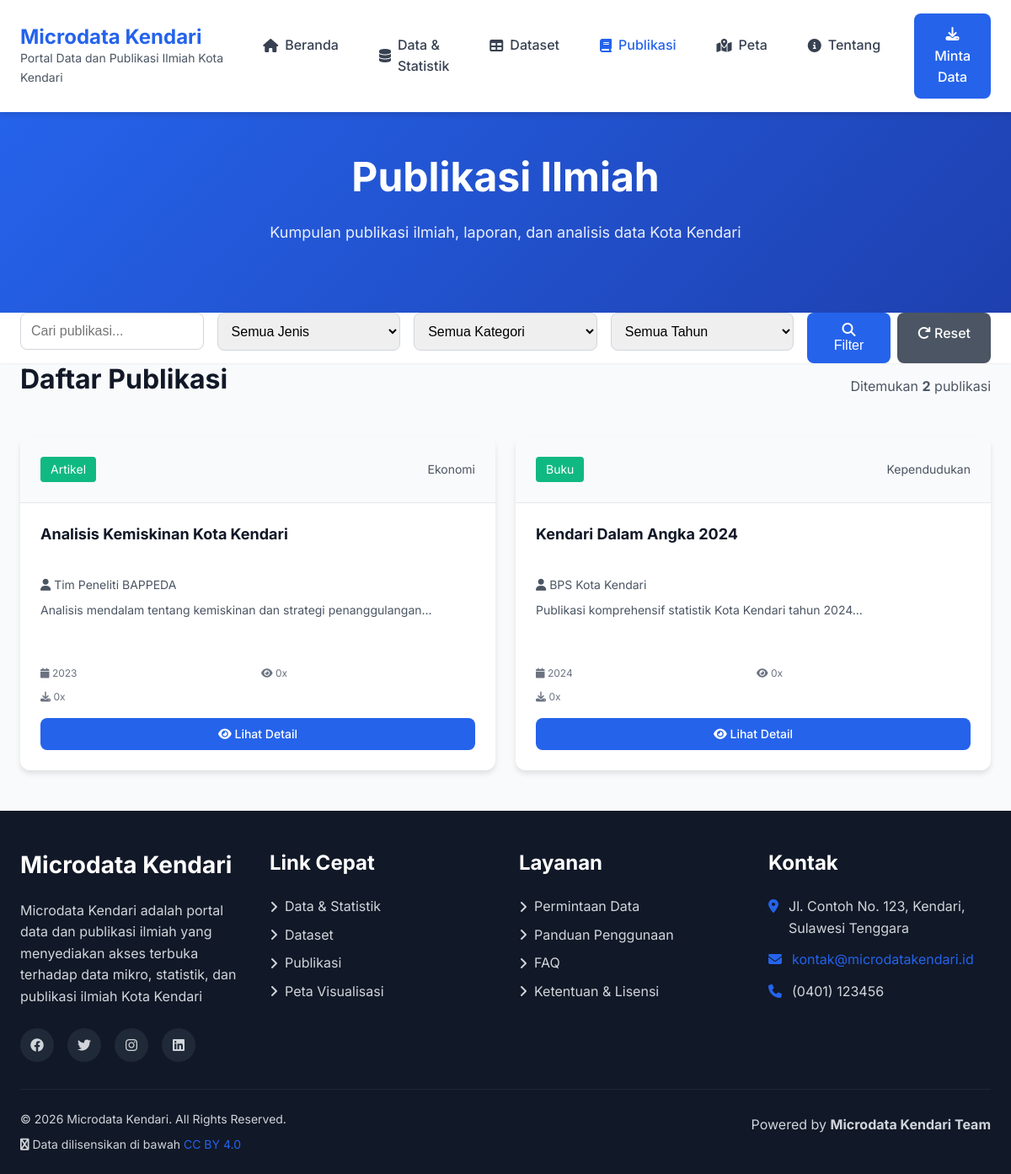
Screenshot of /publikasi.php with the database file from the repository.
### tables this page shows
CREATE TABLE IF NOT EXISTS publikasi (
    id INT AUTO_INCREMENT PRIMARY KEY,
    judul VARCHAR(500) NOT NULL,
    penulis VARCHAR(300) NOT NULL,
    jenis ENUM('laporan', 'artikel', 'infografis', 'policy_brief', 'buku', 'jurnal') NOT NULL,
    kategori_id INT,
    abstrak TEXT,
    tahun YEAR NOT NULL,
    bulan TINYINT COMMENT '1-12',
    file_path VARCHAR(500),
    file_name VARCHAR(255),
    file_size INT,
    cover_image VARCHAR(500),
    doi VARCHAR(100) COMMENT 'Digital Object Identifier',
    isbn VARCHAR(20),
    issn VARCHAR(20),
    halaman VARCHAR(20) COMMENT 'Contoh: 1-50, xii+120',
    penerbit VARCHAR(200),
    download_count INT DEFAULT 0,
    view_count INT DEFAULT 0,
    tags VARCHAR(500),
    status ENUM('draft', 'published', 'archived') DEFAULT 'published',
    created_at TIMESTAMP DEFAULT CURRENT_TIMESTAMP,
    updated_at TIMESTAMP DEFAULT CURRENT_TIMESTAMP ON UPDATE CURRENT_TIMESTAMP,
    created_by INT,
    FOREIGN KEY (kategori_id) REFERENCES kategori(id) ON DELETE SET NULL,
    FOREIGN KEY (created_by) REFERENCES users(id) ON DELETE SET NULL,
    INDEX idx_jenis (jenis),
    INDEX idx_tahun (tahun),
    INDEX idx_status (status),
    FULLTEXT idx_search (judul, penulis, abstrak, tags)
);

CREATE TABLE IF NOT EXISTS kategori (
    id INT AUTO_INCREMENT PRIMARY KEY,
    nama_kategori VARCHAR(100) NOT NULL,
    slug VARCHAR(100) NOT NULL UNIQUE,
    deskripsi TEXT,
    icon VARCHAR(50),
    urutan INT DEFAULT 0,
    status ENUM('aktif', 'nonaktif') DEFAULT 'aktif',
    created_at TIMESTAMP DEFAULT CURRENT_TIMESTAMP,
    INDEX idx_slug (slug)
);

### config/database.php (called while the page is built, shortened)
<?php
function formatAngka($number, $decimals = 0) {
    return number_format($number, $decimals, ',', '.');
}
?>

### publikasi.php (the view, shortened to what this page needs)
<?php
require_once __DIR__ . '/includes/header.php';
require_once __DIR__ . '/includes/navbar.php';
$db = getDB();
$search = $_GET['search'] ?? '';
$page = isset($_GET['page']) ? max(1, intval($_GET['page'])) : 1;
$per_page = 12;
$offset = ($page - 1) * $per_page;
$where_conditions = ["p.status = 'published'"];
$params = [];
$where_clause = implode(' AND ', $where_conditions);
$count_sql = "SELECT COUNT(*) as total FROM publikasi p
              LEFT JOIN kategori k ON p.kategori_id = k.id
              WHERE $where_clause";
$stmt = $db->prepare($count_sql);
$stmt->execute($params);
$total_records = $stmt->fetch()['total'];
$sql = "SELECT p.*, k.nama_kategori, k.slug as kategori_slug
        FROM publikasi p
        LEFT JOIN kategori k ON p.kategori_id = k.id
        WHERE $where_clause
        ORDER BY p.created_at DESC
        LIMIT :limit OFFSET :offset";
$stmt = $db->prepare($sql);
$stmt->bindValue(':limit', $per_page, PDO::PARAM_INT);
$stmt->bindValue(':offset', $offset, PDO::PARAM_INT);
$stmt->execute();
$publikasi_list = $stmt->fetchAll();
?>
<section class="hero" style="padding: 3rem 0;">
    <div class="container">
        <h1>Publikasi Ilmiah</h1>
        <p>Kumpulan publikasi ilmiah, laporan, dan analisis data Kota Kendari</p>
    </div>
</section>
<section class="py-4" style="background-color: white; box-shadow: var(--shadow-sm);">
    <div class="container">
        <form method="GET" action="<?php echo BASE_URL; ?>/publikasi.php" style="display: grid; gap: 1rem; grid-template-columns: repeat(auto-fit, minmax(200px, 1fr));">
            <div class="form-group" style="margin: 0;">
                <input type="text"
                       name="search"
                       class="form-control"
                       placeholder="Cari publikasi..."
                       value="<?php echo htmlspecialchars($search); ?>">
            </div>
            <div class="form-group" style="margin: 0;">
                <select name="jenis" class="form-control">
                    <option value="">Semua Jenis</option>
                </select>
            </div>
            <div class="form-group" style="margin: 0;">
                <select name="kategori" class="form-control">
                    <option value="">Semua Kategori</option>
                </select>
            </div>
            <div class="form-group" style="margin: 0;">
                <select name="tahun" class="form-control">
                    <option value="">Semua Tahun</option>
                </select>
            </div>
            <div style="display: flex; gap: 0.5rem;">
                <button type="submit" class="btn btn-primary" style="flex: 1;">
                    <i class="fas fa-search"></i> Filter
                </button>
                <a href="<?php echo BASE_URL; ?>/publikasi.php" class="btn btn-secondary">
                    <i class="fas fa-redo"></i> Reset
                </a>
            </div>
        </form>
    </div>
</section>
<section class="py-5">
    <div class="container">
        <div style="display: flex; justify-content: space-between; align-items: center; margin-bottom: 2rem;">
            <h2>Daftar Publikasi</h2>
            <span style="color: var(--gray-600);">
                Ditemukan <strong><?php echo formatAngka($total_records); ?></strong> publikasi
            </span>
        </div>
        <?php if (count($publikasi_list) == 0): ?>
            <div class="card">
                <div class="card-body text-center py-5">
                    <i class="fas fa-search" style="font-size: 4rem; color: var(--gray-300); margin-bottom: 1rem;"></i>
                    <h3>Publikasi Tidak Ditemukan</h3>
                    <p style="color: var(--gray-600);">Coba ubah filter atau kata kunci pencarian</p>
                    <a href="<?php echo BASE_URL; ?>/publikasi.php" class="btn btn-primary mt-3">Reset Filter</a>
                </div>
            </div>
        <?php else: ?>
            <div class="stats-grid">
                <?php foreach ($publikasi_list as $pub): ?>
                <div class="card">
                    <div class="card-header" style="display: flex; justify-content: space-between; align-items: center;">
                        <span class="badge" style="background-color: var(--secondary-color); color: white; padding: 0.25rem 0.75rem; border-radius: 4px; font-size: 0.875rem;">
                            <?php echo htmlspecialchars(ucfirst(str_replace('_', ' ', $pub['jenis']))); ?>
                        </span>
                        <?php if ($pub['nama_kategori']): ?>
                        <span style="font-size: 0.875rem; color: var(--gray-600);">
                            <?php echo htmlspecialchars($pub['nama_kategori']); ?>
                        </span>
                        <?php endif; ?>
                    </div>
                    <div class="card-body">
                        <h4 style="font-size: 1.125rem; margin-bottom: 0.75rem; line-height: 1.4; min-height: 50px;">
                            <?php echo htmlspecialchars($pub['judul']); ?>
                        </h4>
                        <p style="color: var(--gray-600); font-size: 0.875rem; margin-bottom: 0.5rem;">
                            <i class="fas fa-user"></i> <?php echo htmlspecialchars($pub['penulis']); ?>
                        </p>
                        <?php if ($pub['abstrak']): ?>
                        <p style="color: var(--gray-600); font-size: 0.875rem; margin-bottom: 1rem; min-height: 60px;">
                            <?php echo htmlspecialchars(substr($pub['abstrak'], 0, 120)); ?>...
                        </p>
                        <?php endif; ?>
                        <div style="display: grid; grid-template-columns: 1fr 1fr; gap: 0.5rem; margin-bottom: 1rem; font-size: 0.75rem; color: var(--gray-500);">
                            <div>
                                <i class="fas fa-calendar"></i> <?php echo $pub['tahun']; ?>
                            </div>
                            <div>
                                <i class="fas fa-eye"></i> <?php echo formatAngka($pub['view_count']); ?>x
                            </div>
                            <div>
                                <i class="fas fa-download"></i> <?php echo formatAngka($pub['download_count']); ?>x
                            </div>
                        </div>
                        <a href="<?php echo BASE_URL; ?>/publikasi-detail.php?id=<?php echo $pub['id']; ?>"
                           class="btn btn-primary btn-sm" style="width: 100%;">
                            <i class="fas fa-eye"></i> Lihat Detail
                        </a>
                    </div>
                </div>
                <?php endforeach; ?>
            </div>
        <?php endif; ?>
    </div>
</section>
<?php require_once __DIR__ . '/includes/footer.php'; ?>

### assets/css/style.css (style rules this page uses)
:root { --primary-color: #2563eb; --primary-dark: #1e40af; --secondary-color: #10b981; --accent-color: #f59e0b; --dark-color: #1f2937; --light-color: #f3f4f6; --white: #ffffff; --gray-100: #f9fafb; --gray-200: #e5e7eb; --gray-300: #d1d5db; --gray-400: #9ca3af; --gray-500: #6b7280; --gray-600: #4b5563; --gray-700: #374151; --gray-800: #1f2937; --gray-900: #111827; --success-color: #10b981; --error-color: #ef4444; --warning-color: #f59e0b; --info-color: #3b82f6; --font-primary: 'Inter', -apple-system, BlinkMacSystemFont, 'Segoe UI', sans-serif; --font-size-base: 16px; --font-size-sm: 14px; --font-size-lg: 18px; --font-size-xl: 20px; --line-height-base: 1.6; --spacing-xs: 0.5rem; --spacing-sm: 1rem; --spacing-md: 1.5rem; --spacing-lg: 2rem; --spacing-xl: 3rem; --radius-sm: 4px; --radius-md: 8px; --radius-lg: 12px; --radius-xl: 16px; --shadow-sm: 0 1px 2px rgba(0, 0, 0, 0.05); --shadow-md: 0 4px 6px rgba(0, 0, 0, 0.1); --shadow-lg: 0 10px 15px rgba(0, 0, 0, 0.1); --shadow-xl: 0 20px 25px rgba(0, 0, 0, 0.15); --transition-base: all 0.3s ease; }
* { margin: 0; padding: 0; box-sizing: border-box; }
html { scroll-behavior: smooth; }
body { font-family: var(--font-primary); font-size: var(--font-size-base); line-height: var(--line-height-base); color: var(--gray-800); background-color: var(--gray-100); }
h1, h2, h3, h4, h5, h6 { font-weight: 700; line-height: 1.2; margin-bottom: var(--spacing-sm); color: var(--gray-900); }
h1 { font-size: 2.5rem; }
h2 { font-size: 2rem; }
h4 { font-size: 1.5rem; }
p { margin-bottom: var(--spacing-sm); }
a { color: var(--primary-color); text-decoration: none; transition: var(--transition-base); }
.container { max-width: 1200px; margin: 0 auto; padding: 0 var(--spacing-md); }
.btn { display: inline-block; padding: 0.75rem 1.5rem; font-size: var(--font-size-base); font-weight: 500; text-align: center; border: none; border-radius: var(--radius-md); cursor: pointer; transition: var(--transition-base); text-decoration: none; }
.btn-primary { background-color: var(--primary-color); color: var(--white); }
.btn-secondary { background-color: var(--gray-600); color: var(--white); }
.btn-sm { padding: 0.5rem 1rem; font-size: var(--font-size-sm); }
.hero { background: linear-gradient(135deg, var(--primary-color), var(--primary-dark)); color: var(--white); padding: var(--spacing-xl) 0; text-align: center; }
.hero h1 { color: var(--white); font-size: 3rem; margin-bottom: var(--spacing-md); }
.hero p { font-size: var(--font-size-lg); margin-bottom: var(--spacing-lg); opacity: 0.9; }
.stats-grid { display: grid; grid-template-columns: repeat(auto-fit, minmax(250px, 1fr)); gap: var(--spacing-md); margin: var(--spacing-lg) 0; }
.card { background-color: var(--white); border-radius: var(--radius-lg); box-shadow: var(--shadow-md); overflow: hidden; transition: var(--transition-base); }
.card-header { padding: var(--spacing-md); background-color: var(--gray-100); border-bottom: 1px solid var(--gray-200); }
.card-body { padding: var(--spacing-md); }
.form-group { margin-bottom: var(--spacing-md); }
.form-control { width: 100%; padding: 0.75rem; border: 1px solid var(--gray-300); border-radius: var(--radius-md); font-size: var(--font-size-base); transition: var(--transition-base); }
select.form-control { cursor: pointer; }

### rows the page displays
publikasi: jenis "Artikel", kategori.nama_kategori "Ekonomi", judul "Analisis Kemiskinan Kota Kendari", penulis "Tim Peneliti BAPPEDA", abstrak "Analisis mendalam tentang kemiskinan dan strategi penanggulangan", tahun "2023", view_count "0", download_count "0"
publikasi: jenis "Buku", kategori.nama_kategori "Kependudukan", judul "Kendari Dalam Angka 2024", penulis "BPS Kota Kendari", abstrak "Publikasi komprehensif statistik Kota Kendari tahun 2024", tahun "2024", view_count "0", download_count "0", $pub['id'] 1 (drawn)

### other values shown
$nama_website "Microdata Kendari"
$tagline "Portal Data dan Publikasi Ilmiah Kota Kendari"
formatAngka($total_records) "2"
$pengaturan['deskripsi'] "Microdata Kendari adalah portal data dan publikasi ilmiah yang menyediakan akses terbuka terhadap data mikro, statistik, dan publikasi ilmiah Kota Kendari"
$pengaturan['alamat'] "Jl. Contoh No. 123, Kendari, Sulawesi Tenggara"
$pengaturan['email_kontak'] "kontak@microdatakendari.id"
$pengaturan['telepon'] "(0401) 123456"
